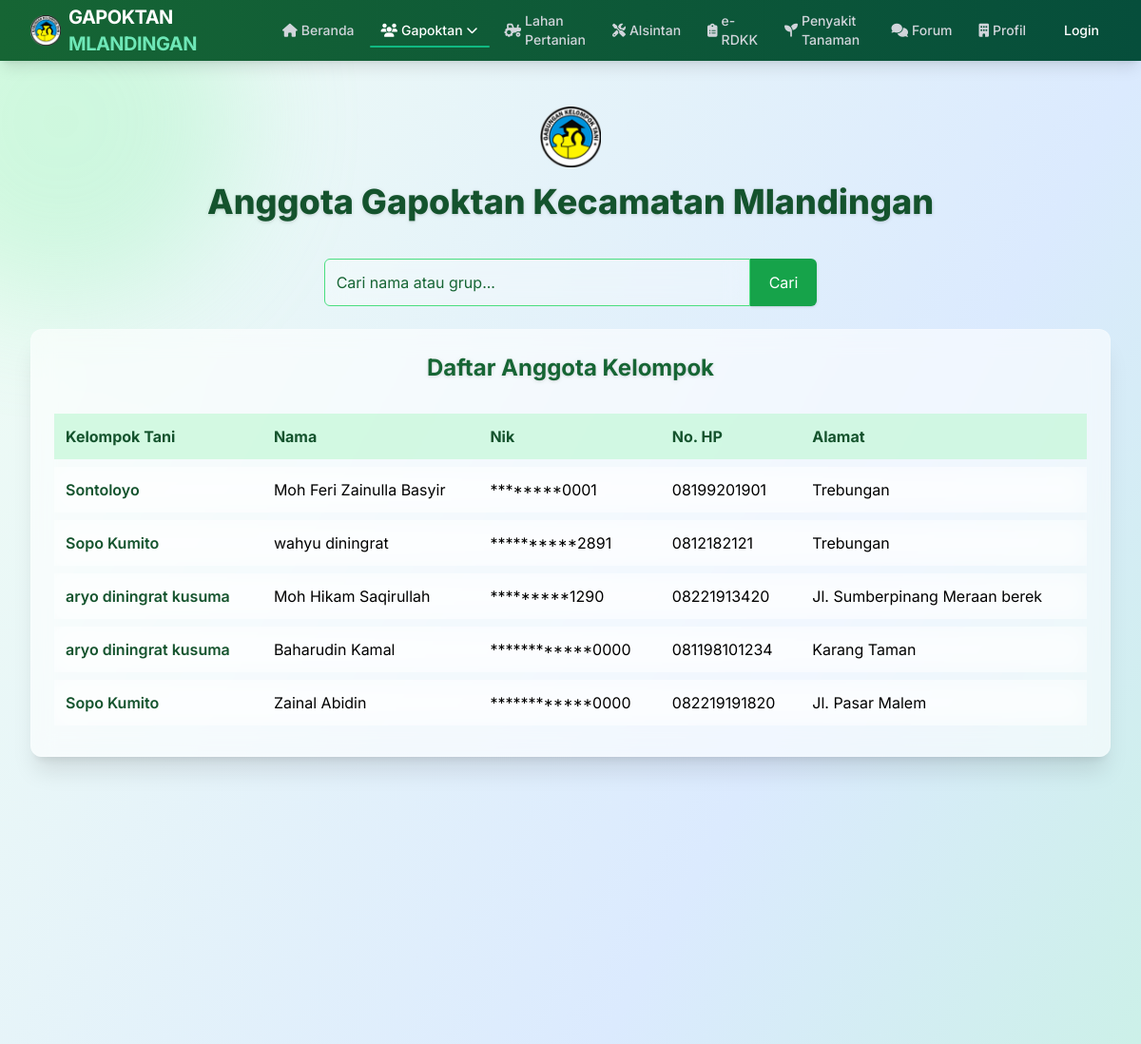
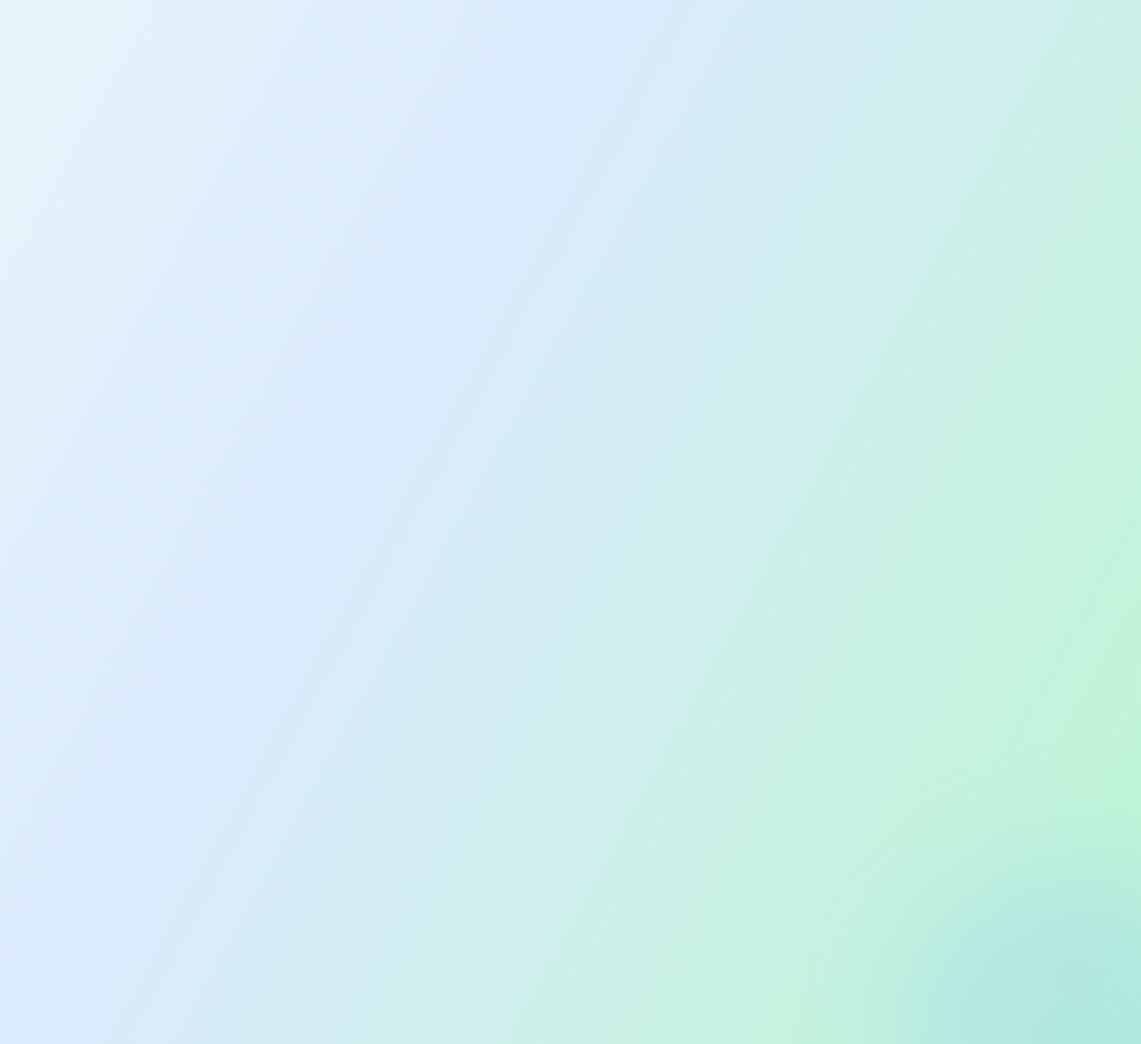
The page /petani/anggota on the database its author committed (2 pictures, top to bottom).
### administrator/models.py (models this page shows, shortened)
class Petani(models.Model):
    grup = models.ForeignKey(Grup, on_delete=models.CASCADE, related_name='anggota')
    nama = models.CharField(max_length=100)
    nik = models.CharField(max_length=100, default="0000000000000000")
    no_hp = models.CharField(max_length=15)
    alamat = RichTextField(blank=True, null=True)
    created_at = models.DateField(default=timezone.now)
    slug = models.SlugField(max_length=200,null=True,blank=True, unique=True)
    class Meta:
        verbose_name_plural ="Data Petani"
    def nik_tersembunyi(self):
        return self.nik[:-4].replace(self.nik[:-4], '*' * len(self.nik[:-4])) + self.nik[-4:]

class Grup(models.Model):
    nama = models.CharField(max_length=100, unique=True)
    aktif = models.BooleanField(default=True)
    slug = models.SlugField(max_length=200, null=True,blank=True, unique=True)
    class Meta:
        verbose_name_plural ="Data Grup"
    def __str__(self):
        return self.nama

### petani/views.py (the view)
# urls.py: path('anggota', views.anggota, name='anggota'),
def anggota(request):
    query = request.GET.get('q')
    if query:
        query_petani = Petani.objects.filter(
            Q(nama__icontains=query) | Q(grup__nama__icontains=query)
        ).order_by('-id')
    else:
        query_petani = Petani.objects.order_by('-id')
    context = {
        "judul": "Halaman anggota",
        "menu": "anggota",
        'petani': query_petani,
    }
    return render(request, 'anggota.html', context)

### petani/templates/anggota.html (shortened to what this page needs)
{% extends "base.html" %}
{% load static %}
{% block content %}
<div class="relative w-full min-h-screen bg-gradient-to-br from-green-50 via-blue-100 to-green-200 overflow-hidden">
    <div class="absolute -top-32 -left-32 w-96 h-96 bg-green-300 opacity-30 rounded-full filter blur-3xl z-0"></div>
    <div class="absolute -bottom-32 -right-32 w-96 h-96 bg-blue-300 opacity-30 rounded-full filter blur-3xl z-0"></div>
    <div class="relative z-10 max-w-7xl mx-auto px-4 sm:px-6 lg:px-8 py-12">
        <header class="text-center mb-10">
            <div class="flex justify-center mb-4">
                <img src="{% static 'gambar/logo.png' %}" alt="Logo" class="w-16 h-16">
            </div>
            <h1 class="text-4xl font-extrabold text-green-900 drop-shadow">
                Anggota Gapoktan Kecamatan Mlandingan
            </h1>
        </header>
        <form method="get" action="" class="flex justify-center mb-6">
            <input type="text" name="q" placeholder="Cari nama atau grup..."
                value="{{ request.GET.q }}"
                class="p-3 border border-green-400 rounded-l-md w-full max-w-md focus:outline-none focus:ring-2 focus:ring-green-500 bg-white/30 backdrop-blur-md text-green-900 placeholder-green-800">
            <button type="submit" class="bg-green-600 text-white px-5 rounded-r-md hover:bg-green-700 transition shadow">
                Cari
            </button>
        </form>
        <div class="backdrop-blur-md bg-white/60 rounded-xl shadow-xl p-6 border border-white/20 overflow-x-auto">
            <h2 class="text-2xl font-bold mb-6 text-center text-green-800 drop-shadow">Daftar Anggota Kelompok</h2>
            <table class="w-full min-w-max text-left border-separate border-spacing-y-2">
                <thead>
                    <tr class="bg-green-200/60 text-green-900">
                        <th class="p-3">Kelompok Tani</th>
                        <th class="p-3">Nama</th>
                        <th class="p-3">Nik</th>
                        <th class="p-3">No. HP</th>
                        <th class="p-3">Alamat</th>
                    </tr>
                </thead>
                {% for row in petani %}
                <tbody>
                    <tr class="hover:bg-green-100/50 transition backdrop-blur-md bg-white/30">
                        <td class="p-3 text-green-900 font-semibold">{{ row.grup }}</td>
                        <td class="p-3">{{ row.nama }}</td>
                        <td class="p-3">{{ row.nik_tersembunyi }}</td>
                        <td class="p-3">{{ row.no_hp }}</td>
                        <td class="p-3">{{ row.alamat|safe }}</td>
                    </tr>
                </tbody>
                {% empty %}
                <tbody>
                    <tr>
                        <td colspan="5" class="text-center text-red-500 italic p-3">Data tidak ditemukan.</td>
                    </tr>
                </tbody>
                {% endfor %}
            </table>
        </div>
    </div>
</div>
{% endblock content %}

### templates/styles.html (style rules this page uses)
body { font-family: 'Inter', sans-serif; @apply bg-gray-50 text-gray-800 antialiased min-h-full; }

### rows shown on the page
Petani: grup "Sontoloyo", nama "Moh Feri Zainulla Basyir", nik_tersembunyi "********0001", no_hp "08199201901", alamat "Trebungan"
Petani: grup "Sopo Kumito", nama "wahyu diningrat", nik_tersembunyi "**********2891", no_hp "0812182121", alamat "Trebungan"
Petani: grup "aryo diningrat kusuma", nama "Moh Hikam Saqirullah", nik_tersembunyi "*********1290", no_hp "08221913420", alamat "Jl. Sumberpinang Meraan berek"
Petani: grup "aryo diningrat kusuma", nama "Baharudin Kamal", nik_tersembunyi "************0000", no_hp "081198101234", alamat "Karang Taman"
Petani: grup "Sopo Kumito", nama "Zainal Abidin", nik_tersembunyi "************0000", no_hp "082219191820", alamat "Jl. Pasar Malem"
